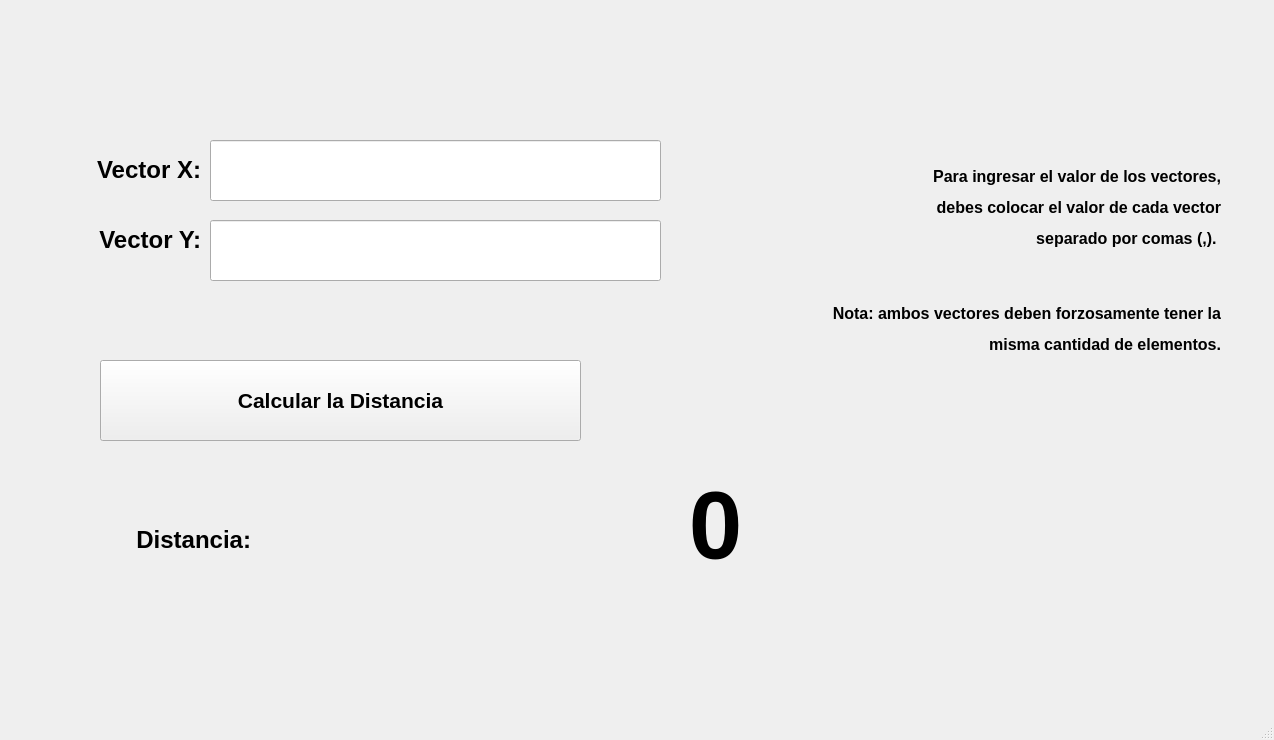
<?xml version="1.0" encoding="UTF-8"?>
<ui version="4.0">
 <class>MainWindow</class>
 <widget class="QMainWindow" name="MainWindow">
  <property name="geometry">
   <rect>
    <x>0</x>
    <y>0</y>
    <width>1274</width>
    <height>740</height>
   </rect>
  </property>
  <property name="windowTitle">
   <string>MainWindow</string>
  </property>
  <widget class="QWidget" name="centralwidget">
   <widget class="QLabel" name="label_2">
    <property name="geometry">
     <rect>
      <x>20</x>
      <y>10</y>
      <width>991</width>
      <height>121</height>
     </rect>
    </property>
    <property name="text">
     <string/>
    </property>
    <property name="pixmap">
     <pixmap resource="recursos_proyecto.qrc">:/UAT_FIANS/UAT</pixmap>
    </property>
    <property name="scaledContents">
     <bool>true</bool>
    </property>
   </widget>
   <widget class="QLabel" name="txt_distancia">
    <property name="geometry">
     <rect>
      <x>280</x>
      <y>470</y>
      <width>871</width>
      <height>111</height>
     </rect>
    </property>
    <property name="font">
     <font>
      <pointsize>72</pointsize>
      <weight>75</weight>
      <bold>true</bold>
     </font>
    </property>
    <property name="text">
     <string>0</string>
    </property>
    <property name="alignment">
     <set>Qt::AlignCenter</set>
    </property>
   </widget>
   <widget class="QLabel" name="label_4">
    <property name="geometry">
     <rect>
      <x>1170</x>
      <y>600</y>
      <width>91</width>
      <height>81</height>
     </rect>
    </property>
    <property name="text">
     <string/>
    </property>
    <property name="pixmap">
     <pixmap resource="recursos_proyecto.qrc">:/LOGO/AmongB</pixmap>
    </property>
    <property name="scaledContents">
     <bool>true</bool>
    </property>
   </widget>
   <widget class="QLineEdit" name="txt_vectorA">
    <property name="geometry">
     <rect>
      <x>210</x>
      <y>140</y>
      <width>451</width>
      <height>61</height>
     </rect>
    </property>
    <property name="font">
     <font>
      <pointsize>12</pointsize>
      <weight>75</weight>
      <bold>true</bold>
     </font>
    </property>
    <property name="text">
     <string/>
    </property>
    <property name="alignment">
     <set>Qt::AlignCenter</set>
    </property>
   </widget>
   <widget class="QLabel" name="label">
    <property name="geometry">
     <rect>
      <x>50</x>
      <y>150</y>
      <width>151</width>
      <height>41</height>
     </rect>
    </property>
    <property name="text">
     <string>&lt;html&gt;&lt;head/&gt;&lt;body&gt;&lt;p align=&quot;right&quot;&gt;&lt;span style=&quot; font-size:18pt; font-weight:600;&quot;&gt;Vector X:&lt;/span&gt;&lt;/p&gt;&lt;/body&gt;&lt;/html&gt;</string>
    </property>
   </widget>
   <widget class="QLabel" name="label_8">
    <property name="geometry">
     <rect>
      <x>90</x>
      <y>520</y>
      <width>161</width>
      <height>41</height>
     </rect>
    </property>
    <property name="text">
     <string>&lt;html&gt;&lt;head/&gt;&lt;body&gt;&lt;p align=&quot;right&quot;&gt;&lt;span style=&quot; font-size:18pt; font-weight:600;&quot;&gt;Distancia:&lt;/span&gt;&lt;/p&gt;&lt;/body&gt;&lt;/html&gt;</string>
    </property>
   </widget>
   <widget class="QPushButton" name="btn_calcular">
    <property name="geometry">
     <rect>
      <x>100</x>
      <y>360</y>
      <width>481</width>
      <height>81</height>
     </rect>
    </property>
    <property name="font">
     <font>
      <pointsize>16</pointsize>
      <weight>75</weight>
      <bold>true</bold>
     </font>
    </property>
    <property name="text">
     <string>Calcular la Distancia</string>
    </property>
   </widget>
   <widget class="QLineEdit" name="txt_vectorB">
    <property name="geometry">
     <rect>
      <x>210</x>
      <y>220</y>
      <width>451</width>
      <height>61</height>
     </rect>
    </property>
    <property name="font">
     <font>
      <pointsize>12</pointsize>
      <weight>75</weight>
      <bold>true</bold>
     </font>
    </property>
    <property name="text">
     <string/>
    </property>
    <property name="alignment">
     <set>Qt::AlignCenter</set>
    </property>
   </widget>
   <widget class="QLabel" name="label_3">
    <property name="geometry">
     <rect>
      <x>60</x>
      <y>220</y>
      <width>141</width>
      <height>41</height>
     </rect>
    </property>
    <property name="text">
     <string>&lt;html&gt;&lt;head/&gt;&lt;body&gt;&lt;p align=&quot;right&quot;&gt;&lt;span style=&quot; font-size:18pt; font-weight:600;&quot;&gt;Vector Y:&lt;/span&gt;&lt;/p&gt;&lt;/body&gt;&lt;/html&gt;</string>
    </property>
   </widget>
   <widget class="QLabel" name="label_5">
    <property name="geometry">
     <rect>
      <x>690</x>
      <y>140</y>
      <width>531</width>
      <height>241</height>
     </rect>
    </property>
    <property name="text">
     <string>&lt;html&gt;&lt;head/&gt;&lt;body&gt;&lt;p align=&quot;right&quot;&gt;&lt;span style=&quot; font-size:12pt; font-weight:600;&quot;&gt;Para ingresar el valor de los vectores,&lt;/span&gt;&lt;/p&gt;&lt;p align=&quot;right&quot;&gt;&lt;span style=&quot; font-size:12pt; font-weight:600;&quot;&gt;debes colocar el valor de cada vector&lt;/span&gt;&lt;/p&gt;&lt;p align=&quot;right&quot;&gt;&lt;span style=&quot; font-size:12pt; font-weight:600;&quot;&gt;separado por comas (,). &lt;/span&gt;&lt;/p&gt;&lt;p align=&quot;right&quot;&gt;&lt;span style=&quot; font-size:12pt;&quot;&gt;&lt;br/&gt;&lt;/span&gt;&lt;/p&gt;&lt;p align=&quot;right&quot;&gt;&lt;span style=&quot; font-size:12pt; font-weight:600;&quot;&gt;Nota: ambos vectores deben forzosamente tener la&lt;/span&gt;&lt;/p&gt;&lt;p align=&quot;right&quot;&gt;&lt;span style=&quot; font-size:12pt; font-weight:600;&quot;&gt; misma cantidad de elementos.&lt;/span&gt;&lt;/p&gt;&lt;/body&gt;&lt;/html&gt;</string>
    </property>
   </widget>
  </widget>
  <widget class="QMenuBar" name="menubar">
   <property name="geometry">
    <rect>
     <x>0</x>
     <y>0</y>
     <width>1274</width>
     <height>26</height>
    </rect>
   </property>
  </widget>
  <widget class="QStatusBar" name="statusbar"/>
 </widget>
 <resources>
  <include location="recursos_proyecto.qrc"/>
  <include location="recursos_proyecto.qrc"/>
 </resources>
 <connections/>
</ui>
